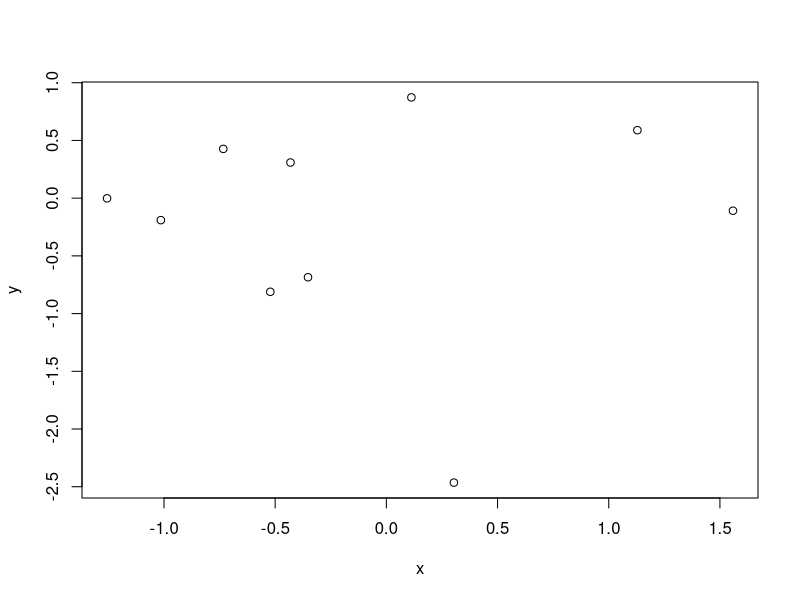
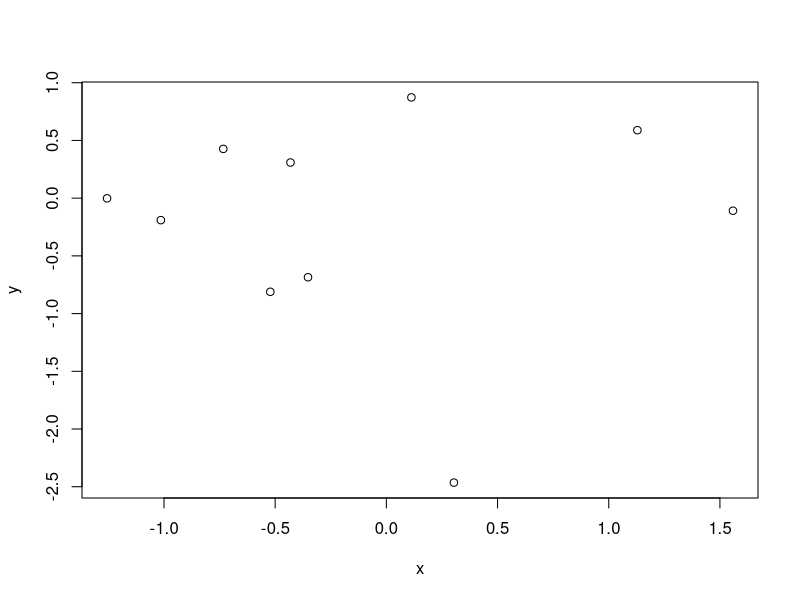
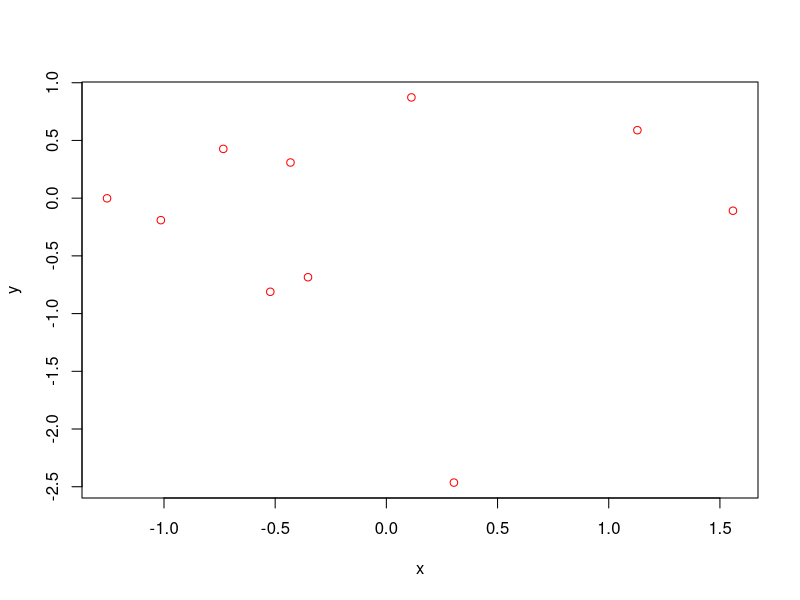
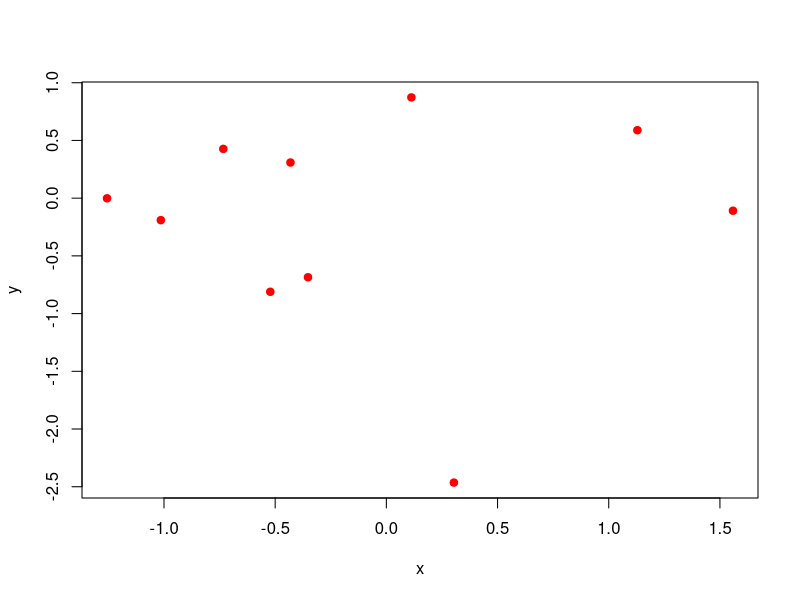
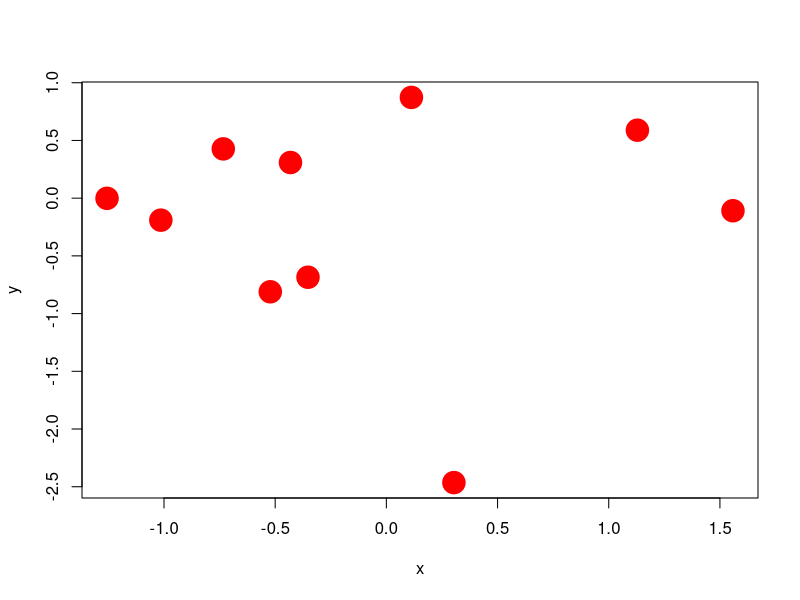
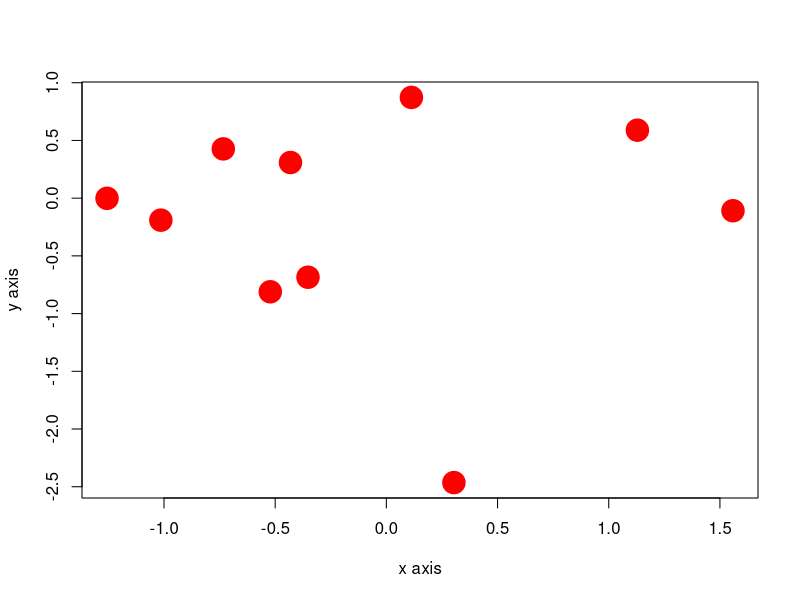
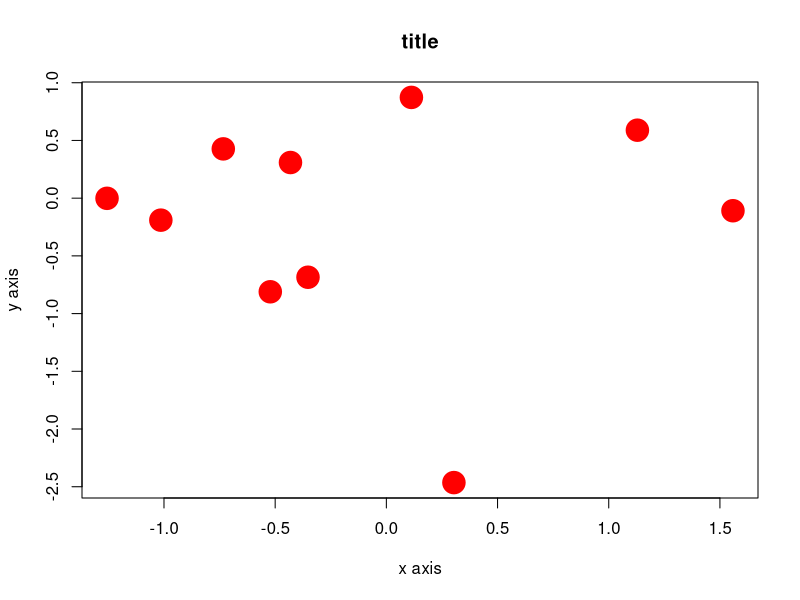
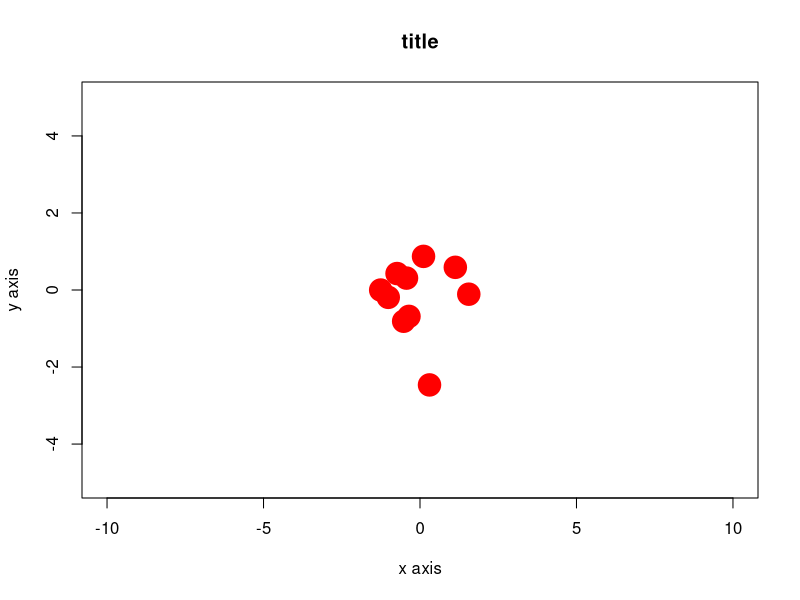

Generate these figures, in order, with R:
## ---- chunk 1
knitr::knit_hooks$set(margin = function(before, options, envir) {
  if (before) par(mgp = c(1.5, .5, 0), bty = "n", plt = c(.105, .97, .13, .97))
  else NULL
})

knitr::opts_chunk$set(margin = TRUE, prompt = FALSE, comment = "##",
                      collapse = FALSE, cache = FALSE, autodep = TRUE,
                      dev.args = list(pointsize = 11), fig.height = 3.5,
                      fig.width = 4.24725, fig.retina = 2, fig.align = "center")

l <- "en_US.UTF-8"
Sys.setenv(LANGAGE = l)
Sys.setlocale(locale = l)
Sys.setlocale("LC_MESSAGES", l)

# cleaning the packages space:
search_path <- search()
pkgs <- c("stats", "graphics", "grDevices", "utils", "datasets", "methods", "base")
tdet <- grep("package", search_path[!(search_path %in% paste0("package:", pkgs))],
             value = TRUE)
for(i in tdet) detach(i, unload = TRUE, character.only = TRUE)

rm(list = ls())
## ---- chunk 2
1 + 2
3 * 4
5 / 6
7 - 8
## ---- chunk 3
a <- 1
b <- 2
c <- 3
## ---- chunk 4
ls()
## ---- chunk 5
a
## ---- chunk 6
rm(a)
## ---- chunk 7
ls()
## ---- chunk 8
rm(b, c)
## ---- chunk 9
ls()
## ---- chunk 10
a <- c(1, 2, 3)
b <- c("a", "b", "c")
## ---- chunk 11
a[1]
b[2]
## ---- chunk 12
a[-2]
# is the same as
a[c(1, 3)]
# and
b[-3]
# is the same as
b[c(1:2)]
## ---- chunk 13
mydf <- data.frame(name   = c("george", "bob" , "edwin", "richard", "lisa"),
                   gender = c("male"  , "male", "male" , "male"   , "female"),
                   age    = c(23      , 18    , 43     , 21       , 50),
                   stringsAsFactors = FALSE)
## ---- chunk 14
mydf
## ---- chunk 15
mydf[, 2]
mydf[3, ]
mydf[-3, ]
mydf[2, 3]
mydf[2:4, c(1, 3)]
mydf[2:4, -1]
## ---- chunk 16
my_list <- list(1, 2, 3)
my_list
## ---- chunk 17
my_list[2:3]
my_list[-1]
my_list[1]
## ---- chunk 18
my_list[2]
my_list[[2]]
## ---- chunk 19
my_list <- list(first = 1, second = 2, third = 3)
my_list
## ---- chunk 20
my_list[1]
my_list["first"]
my_list[c(1, 3)]
my_list[c("first", "third")]
## ---- chunk 21
ls()
## ---- chunk 22
my_list[["first"]] + 1
## ---- chunk 23
with(my_list, first + 1)
## ---- chunk 24
my_list[[2]]
my_list[["second"]]
my_list$second
## ---- chunk 25
mydf[[2]]
mydf[["gender"]]
mydf$gender
## ---- chunk 26
my_fct <- function(a, b, c) {a + b +c}
## ---- chunk 27
my_fct
## ---- chunk 28
my_fct(1, 2, 3)
## ---- chunk 29
my_fct(b = 2, a = 1, c = 3)
## ---- chunk 30
my_fct <- function(a, b, c) {
  numerator <- a + b
  denominator <- b * c
  numerator / denominator
}
## ---- chunk 31
x <- rnorm(10)
y <- rnorm(10)
## ---- chunk 32
plot(x, y)
## ---- chunk 33
plot(y ~ x)
## ---- chunk 34
plot(x, y, col = "red")
plot(x, y, col = "red", pch = 19)
plot(x, y, col = "red", pch = 19, cex = 3)
plot(x, y, col = "red", pch = 19, cex = 3, xlab = "x axis", ylab = "y axis")
plot(x, y, col = "red", pch = 19, cex = 3, xlab = "x axis", ylab = "y axis", 
     main = "title")
plot(x, y, col = "red", pch = 19, cex = 3, xlab = "x axis", ylab = "y axis", 
     main = "title", xlim = c(-10, 10), ylim = c(-5, 5))
plot(x, y, col = "red", pch = 19, xlab = "x axis", ylab = "y axis", 
     main = "title", xlim = c(-10, 10), ylim = c(-5, 5), type = "l")
plot(x, y, col = "red", pch = 19, xlab = "x axis", ylab = "y axis", 
     main = "title", xlim = c(-10, 10), ylim = c(-5, 5), type = "l", lwd = 3)
## ---- chunk 35
# primary
plot(x, y, col = "red", pch = 19)
abline(0, 1, col = "blue", lwd = 2, lty = 2)
## ---- chunk 36
# step 1: make a vector of 20 random values,
# normally distributed:
myvar <- rnorm(25)

# step 2: select the first 5 and the last 5 values:
myvar <- myvar[-(6:15)]

# step 3: replace the third value by 3:
myvar[3] <- 3
